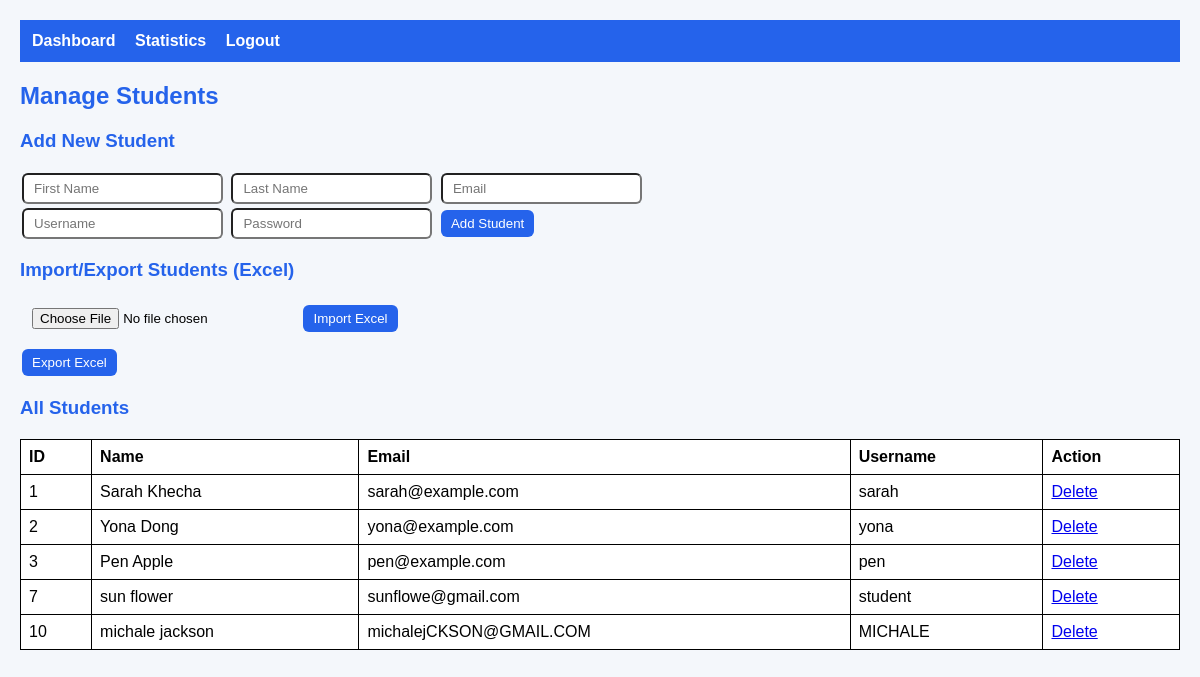
/admin_students.php (signed in), run on the app's committed database.
### tables this page shows
CREATE TABLE IF NOT EXISTS `users` (
  `id` int NOT NULL AUTO_INCREMENT,
  `username` varchar(50) NOT NULL,
  `password` varchar(100) NOT NULL,
  `role` enum('admin','teacher','student') NOT NULL,
  `student_id` int DEFAULT NULL,
  `teacher_id` int DEFAULT NULL,
  PRIMARY KEY (`id`),
  UNIQUE KEY `username` (`username`)
);

CREATE TABLE IF NOT EXISTS `students` (
  `id` int NOT NULL AUTO_INCREMENT,
  `first_name` varchar(100) DEFAULT NULL,
  `last_name` varchar(100) DEFAULT NULL,
  `email` varchar(100) DEFAULT NULL,
  PRIMARY KEY (`id`),
  UNIQUE KEY `email` (`email`)
);

### admin_students.php (the view, shortened to what this page needs)
<?php
require 'db.php';
$students = $pdo->query("SELECT s.id, s.first_name, s.last_name, s.email, u.username
                         FROM students s LEFT JOIN users u ON u.student_id = s.id")->fetchAll(PDO::FETCH_ASSOC);
?>
<!DOCTYPE html>
<html>
<head>
</head>
<body>
<nav>
<a href="admin_dashboard.php">Dashboard</a>
<a href="admin_statistics.php">Statistics</a>
<a href="logout.php">Logout</a>
</nav>
<h2>Manage Students</h2>
<h3>Add New Student</h3>
<form method="post">
<input type="text" name="first_name" placeholder="First Name" required>
<input type="text" name="last_name" placeholder="Last Name" required>
<input type="email" name="email" placeholder="Email" required><br>
<input type="text" name="username" placeholder="Username" required>
<input type="text" name="password" placeholder="Password" required>
<button type="submit" name="add_student">Add Student</button>
</form>
<h3>Import/Export Students (Excel)</h3>
<form method="post" enctype="multipart/form-data">
<input type="file" name="excel_file" accept=".xlsx,.xls" required>
<button type="submit" name="import_excel">Import Excel</button>
</form>
<form method="post" style="margin-top:10px;">
<button type="submit" name="export_excel">Export Excel</button>
</form>
<h3>All Students</h3>
<table>
<tr>
<th>ID</th><th>Name</th><th>Email</th><th>Username</th><th>Action</th>
</tr>
<?php foreach($students as $s): ?>
<tr>
<td><?php echo htmlspecialchars($s['id']); ?></td>
<td><?php echo htmlspecialchars($s['first_name'] . ' ' . $s['last_name']); ?></td>
<td><?php echo htmlspecialchars($s['email']); ?></td>
<td><?php echo htmlspecialchars($s['username']); ?></td>
<td><a href="?delete=<?php echo $s['id']; ?>" onclick="return confirm('Delete this student?');">Delete</a></td>
</tr>
<?php endforeach; ?>
</table>
</body>
</html>

### admin_students.php (style rules this page uses)
body { font-family: Arial; background: #f4f7fb; margin: 0; padding: 20px; }
nav { background: #2563eb; padding: 12px; }
nav a { color: #fff; margin-right: 15px; text-decoration: none; font-weight: bold; }
h2,h3 { color: #2563eb; }
table { border-collapse: collapse; width: 100%; background: #fff; margin-top: 20px; }
table, th, td { border: 1px solid #000; padding: 8px; text-align: left; }
input, button { padding: 6px 10px; border-radius: 6px; margin: 2px; }
button { background-color: #2563eb; color: #fff; border: none; cursor: pointer; }

### data on the page
users: student "1", student.last_name "Sarah Khecha", student.email "sarah@example.com", username "sarah"
users: student "2", student.last_name "Yona Dong", student.email "yona@example.com", username "yona"
users: student "3", student.last_name "Pen Apple", student.email "pen@example.com", username "pen"
users: student "7", student.last_name "sun flower", student.email "sunflowe@gmail.com", username "student"
users: student "10", student.last_name "michale jackson", student.email "michalejCKSON@GMAIL.COM", username "MICHALE"
